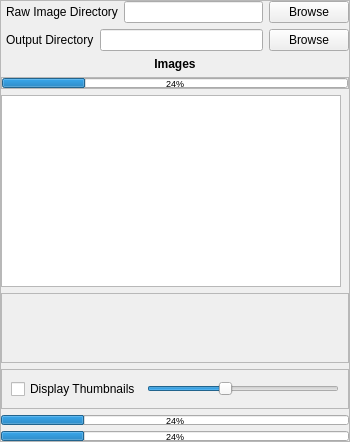
     <widget class="QFrame" name="frame">
      <property name="minimumSize">
       <size>
        <width>350</width>
        <height>0</height>
       </size>
      </property>
      <property name="maximumSize">
       <size>
        <width>350</width>
        <height>16777215</height>
       </size>
      </property>
      <property name="frameShape">
       <enum>QFrame::StyledPanel</enum>
      </property>
      <property name="frameShadow">
       <enum>QFrame::Raised</enum>
      </property>
      <layout class="QVBoxLayout" name="verticalLayout_3">
       <property name="leftMargin">
        <number>0</number>
       </property>
       <property name="topMargin">
        <number>0</number>
       </property>
       <property name="rightMargin">
        <number>0</number>
       </property>
       <property name="bottomMargin">
        <number>0</number>
       </property>
       <item>
        <layout class="QVBoxLayout" name="verticalLayout_2">
         <item>
          <layout class="QHBoxLayout" name="rawImagesHorizontalLayout">
           <item>
            <widget class="QLabel" name="label_2">
             <property name="minimumSize">
              <size>
               <width>0</width>
               <height>0</height>
              </size>
             </property>
             <property name="maximumSize">
              <size>
               <width>120</width>
               <height>16777215</height>
              </size>
             </property>
             <property name="text">
              <string>Raw Image Directory</string>
             </property>
             <property name="margin">
              <number>1</number>
             </property>
             <property name="indent">
              <number>5</number>
             </property>
            </widget>
           </item>
           <item>
            <widget class="QLineEdit" name="rawImagesDirectoryLineEdit">
             <property name="maximumSize">
              <size>
               <width>250</width>
               <height>16777215</height>
              </size>
             </property>
            </widget>
           </item>
           <item>
            <widget class="QPushButton" name="browseForImagesPushbutton">
             <property name="minimumSize">
              <size>
               <width>60</width>
               <height>0</height>
              </size>
             </property>
             <property name="maximumSize">
              <size>
               <width>100</width>
               <height>16777215</height>
              </size>
             </property>
             <property name="text">
              <string>Browse</string>
             </property>
            </widget>
           </item>
          </layout>
         </item>
         <item>
          <layout class="QHBoxLayout" name="outputDirectoryHorizontalLayout">
           <item>
            <widget class="QLabel" name="label_6">
             <property name="minimumSize">
              <size>
               <width>0</width>
               <height>0</height>
              </size>
             </property>
             <property name="maximumSize">
              <size>
               <width>120</width>
               <height>16777215</height>
              </size>
             </property>
             <property name="text">
              <string>Output Directory</string>
             </property>
             <property name="margin">
              <number>1</number>
             </property>
             <property name="indent">
              <number>5</number>
             </property>
            </widget>
           </item>
           <item>
            <widget class="QLineEdit" name="outputDirectoryLineEdit">
             <property name="maximumSize">
              <size>
               <width>250</width>
               <height>16777215</height>
              </size>
             </property>
            </widget>
           </item>
           <item>
            <widget class="QPushButton" name="browseoutputDirectoryPushbutton">
             <property name="minimumSize">
              <size>
               <width>60</width>
               <height>0</height>
              </size>
             </property>
             <property name="maximumSize">
              <size>
               <width>100</width>
               <height>16777215</height>
              </size>
             </property>
             <property name="text">
              <string>Browse</string>
             </property>
            </widget>
           </item>
          </layout>
         </item>
         <item>
          <widget class="QLabel" name="label">
           <property name="font">
            <font>
             <bold>true</bold>
            </font>
           </property>
           <property name="text">
            <string>Images</string>
           </property>
           <property name="alignment">
            <set>Qt::AlignCenter</set>
           </property>
          </widget>
         </item>
         <item>
          <widget class="QFrame" name="processingStatusBarFrame">
           <property name="frameShape">
            <enum>QFrame::StyledPanel</enum>
           </property>
           <property name="frameShadow">
            <enum>QFrame::Raised</enum>
           </property>
           <layout class="QHBoxLayout" name="horizontalLayout_8">
            <property name="spacing">
             <number>0</number>
            </property>
            <property name="leftMargin">
             <number>0</number>
            </property>
            <property name="topMargin">
             <number>0</number>
            </property>
            <property name="rightMargin">
             <number>0</number>
            </property>
            <property name="bottomMargin">
             <number>0</number>
            </property>
            <item>
             <widget class="QProgressBar" name="processingStatusProgressBar">
              <property name="maximumSize">
               <size>
                <width>16777215</width>
                <height>10</height>
               </size>
              </property>
              <property name="font">
               <font>
                <pointsize>7</pointsize>
               </font>
              </property>
              <property name="value">
               <number>24</number>
              </property>
              <property name="orientation">
               <enum>Qt::Horizontal</enum>
              </property>
             </widget>
            </item>
           </layout>
          </widget>
         </item>
         <item>
          <widget class="QListWidget" name="imagesListWidget">
           <property name="maximumSize">
            <size>
             <width>340</width>
             <height>16777215</height>
            </size>
           </property>
          </widget>
         </item>
         <item>
          <widget class="QScrollArea" name="thumbnailContainerScrollArea">
           <property name="widgetResizable">
            <bool>true</bool>
           </property>
           <widget class="QWidget" name="scrollAreaWidgetContents">
            <property name="geometry">
             <rect>
              <x>0</x>
              <y>0</y>
              <width>344</width>
              <height>310</height>
             </rect>
            </property>
           </widget>
          </widget>
         </item>
         <item>
          <widget class="QFrame" name="frame_3">
           <property name="frameShape">
            <enum>QFrame::StyledPanel</enum>
           </property>
           <property name="frameShadow">
            <enum>QFrame::Raised</enum>
           </property>
           <layout class="QHBoxLayout" name="horizontalLayout_9">
            <item>
             <widget class="QCheckBox" name="displayImagesAsThumbnailsCheckBox">
              <property name="text">
               <string>Display Thumbnails</string>
              </property>
             </widget>
            </item>
            <item>
             <widget class="QSlider" name="thumbnailZoomLevelHorizontalSlider">
              <property name="minimum">
               <number>1</number>
              </property>
              <property name="maximum">
               <number>6</number>
              </property>
              <property name="value">
               <number>3</number>
              </property>
              <property name="orientation">
               <enum>Qt::Horizontal</enum>
              </property>
             </widget>
            </item>
           </layout>
          </widget>
         </item>
        </layout>
       </item>
       <item>
        <widget class="QProgressBar" name="cpuUsageProgressBar">
         <property name="maximumSize">
          <size>
           <width>16777215</width>
           <height>10</height>
          </size>
         </property>
         <property name="font">
          <font>
           <pointsize>7</pointsize>
          </font>
         </property>
         <property name="value">
          <number>24</number>
         </property>
        </widget>
       </item>
       <item>
        <widget class="QProgressBar" name="memoryUsageProgressBar">
         <property name="maximumSize">
          <size>
           <width>16777215</width>
           <height>10</height>
          </size>
         </property>
         <property name="font">
          <font>
           <pointsize>7</pointsize>
          </font>
         </property>
         <property name="value">
          <number>24</number>
         </property>
        </widget>
       </item>
      </layout>
     </widget>
